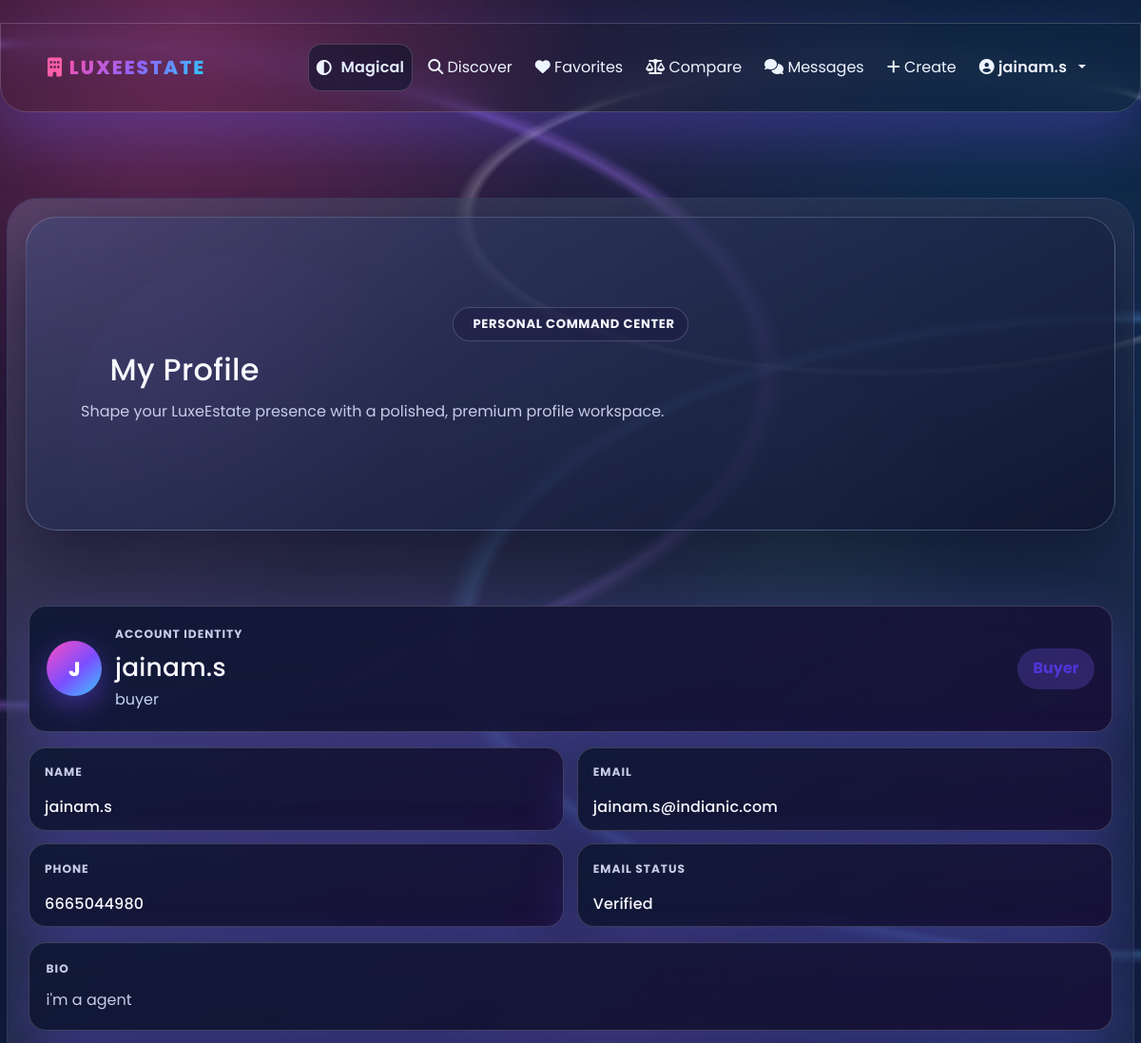
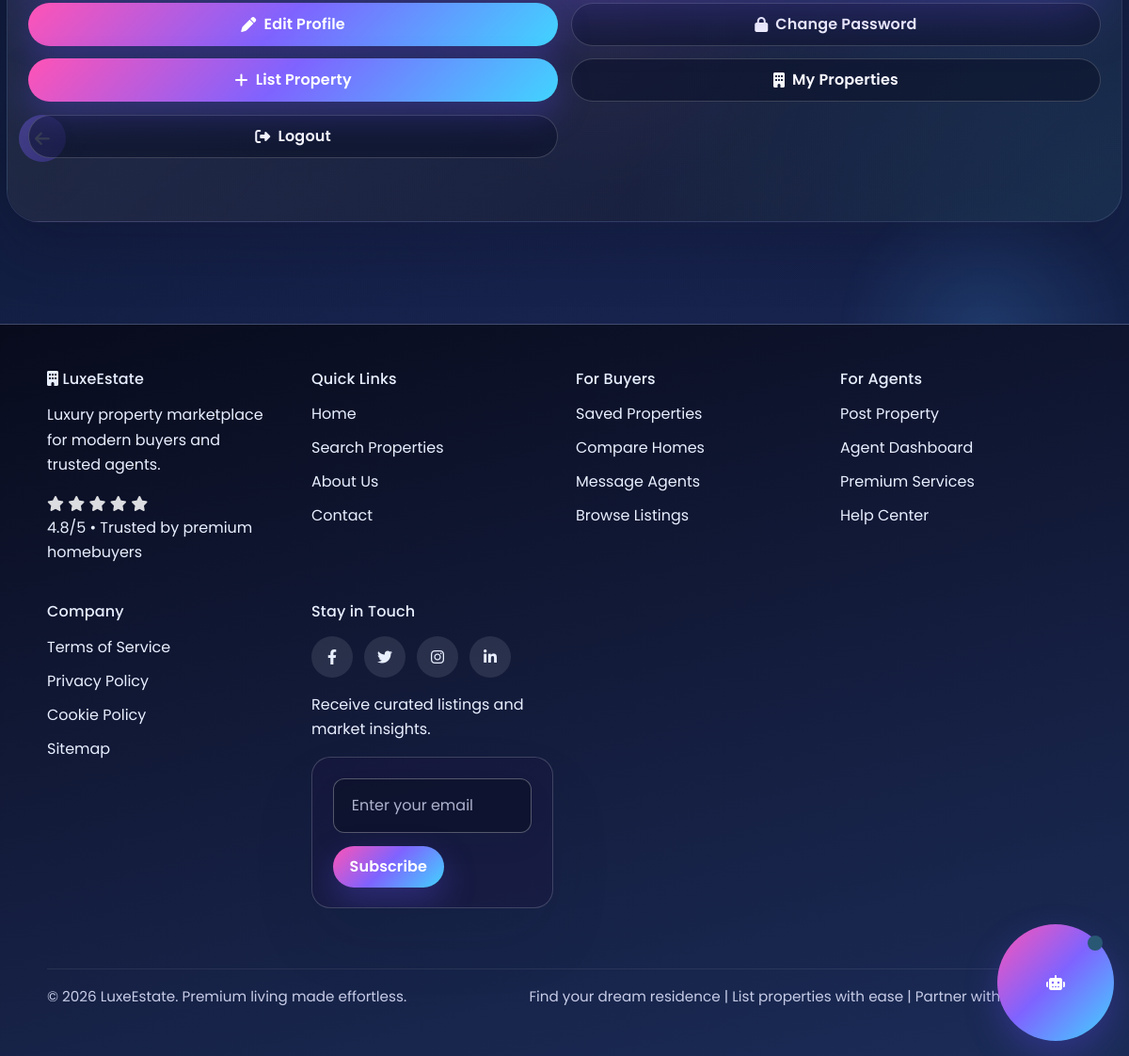
Page /auth/profile/ (signed in) on the committed database (2 pictures, top to bottom).
### accounts/models.py (models this page shows, shortened)
class Profile(models.Model):
    ROLE_CHOICES = [
        ('buyer', 'Buyer'),
        ('owner', 'Owner'),
        ('agent', 'Agent'),
        ('admin', 'Admin'),
    ]
    user = models.OneToOneField(User, on_delete=models.CASCADE, related_name='profile')
    role = models.CharField(max_length=10, choices=ROLE_CHOICES, default='buyer')
    phone = models.CharField(max_length=15, blank=True, null=True)
    bio = models.TextField(blank=True, null=True)
    profile_picture = models.ImageField(upload_to='profile_pictures/', blank=True, null=True)
    email_verified = models.BooleanField(default=False)
    otp_code = models.CharField(max_length=6, blank=True, null=True)
    otp_created_at = models.DateTimeField(blank=True, null=True)
    google_id = models.CharField(max_length=100, blank=True, null=True, unique=True)
    is_google_account = models.BooleanField(default=False)
    favorite_cities = models.TextField(blank=True, null=True, help_text="Comma-separated cities")
    preferred_property_type = models.CharField(max_length=50, blank=True, null=True)
    rating = models.FloatField(default=0, validators=[MinValueValidator(0), MaxValueValidator(5)])
    total_reviews = models.PositiveIntegerField(default=0)
    last_login_ip = models.GenericIPAddressField(blank=True, null=True)
    created_at = models.DateTimeField(auto_now_add=True, null=True)
    updated_at = models.DateTimeField(auto_now=True)

### accounts/views.py (the view)
# urls.py: path('profile/', views.profile_view, name='profile'),
@login_required
def profile_view(request):
    return render(request, 'accounts/profile.html', {'profile': request.user.profile})

### templates/accounts/profile.html (shortened to what this page needs)
﻿{% extends 'base.html' %}
{% block content %}
<section class="hero-section profile-hero">
    <div class="container text-center">
        <span class="messages-kicker"> Personal Command Center</span>
        <h1>My Profile</h1>
        <p>Shape your LuxeEstate presence with a polished, premium profile workspace.</p>
    </div>
</section>
<section class="container page-section profile-revamp-shell">
    <div class="profile-identity-panel card-panel">
        <div class="profile-identity-main">
            <div class="profile-avatar-orb">
                {{ profile.user.first_name|default:profile.user.username|slice:":1"|upper }}
            </div>
            <div>
                <p class="profile-label mb-2">Account Identity</p>
                <h2 class="mb-1">{{ profile.user.get_full_name|default:profile.user.username }}</h2>
                <p class="text-secondary mb-0">{{ profile.role|default:profile.get_role_display }}</p>
            </div>
        </div>
        <span class="profile-role-pill">{{ profile.get_role_display }}</span>
    </div>
    <div class="profile-details-grid">
        <article class="card-panel profile-data-card">
            <p class="profile-label">Name</p>
            <h4>{{ profile.user.get_full_name|default:profile.user.username }}</h4>
        </article>
        <article class="card-panel profile-data-card">
            <p class="profile-label">Email</p>
            <h4>{{ profile.user.email }}</h4>
        </article>
        <article class="card-panel profile-data-card">
            <p class="profile-label">Phone</p>
            <h4>{{ profile.phone|default:'Not set' }}</h4>
        </article>
        <article class="card-panel profile-data-card">
            <p class="profile-label">Email Status</p>
            <h4>{{ profile.email_verified|yesno:'Verified,Not Verified' }}</h4>
        </article>
    </div>
    <div class="card-panel profile-bio-card">
        <p class="profile-label mb-2">Bio</p>
        <p class="mb-0">{{ profile.bio|default:'No bio yet.' }}</p>
    </div>
    <div class="profile-action-grid">
        <a href="{% url 'accounts:edit_profile' %}" class="btn btn-magical profile-action-btn"><i class="fas fa-pen"></i> Edit Profile</a>
        <a href="{% url 'account_change_password' %}" class="btn btn-outline-magical profile-action-btn"><i class="fas fa-lock"></i> Change Password</a>
        <a href="{% url 'properties:add_property' %}" class="btn btn-magical profile-action-btn"><i class="fas fa-plus"></i> List Property</a>
        <a href="{% url 'properties:my_properties' %}" class="btn btn-outline-magical profile-action-btn"><i class="fas fa-building"></i> My Properties</a>
        <a href="{% url 'accounts:logout' %}" class="btn btn-outline-magical profile-action-btn"><i class="fas fa-sign-out-alt"></i> Logout</a>
    </div>
</section>
{% endblock %}

### templates/base.html (shortened to what this page needs)
{% load static %}
<!DOCTYPE html>
<html lang="en" data-theme="magical">
<head>
    <link href="https://cdn.jsdelivr.net/npm/bootstrap@5.3.0/dist/css/bootstrap.min.css" rel="stylesheet">
    <link rel="stylesheet" href="https://cdnjs.cloudflare.com/ajax/libs/font-awesome/6.4.0/css/all.min.css">
    <link rel="stylesheet" href="{% static 'css/style.css' %}">
</head>
<body class="magical-site-shell">
    <div class="magical-orb orb-1" aria-hidden="true"></div>
    <div class="magical-orb orb-2" aria-hidden="true"></div>
    <div class="magical-orb orb-3" aria-hidden="true"></div>
    <div class="magical-orb orb-4" aria-hidden="true"></div>
    <div class="magical-orb orb-5" aria-hidden="true"></div>
    <div class="magical-particles" aria-hidden="true">
    </div>
    <nav class="navbar navbar-expand-lg navbar-magical floating-nav">
        <div class="container">
            <a class="navbar-brand magical-brand" href="{% url 'properties:home' %}">
                <div class="brand-glow">
                    <i class="fas fa-building"></i>
                    <span>LuxeEstate</span>
                </div>
            </a>
            <div class="collapse navbar-collapse" id="navbarNav">
                <ul class="navbar-nav ms-auto align-items-center navbar-links-magical">
                    <li class="nav-item">
                        <button
                            type="button"
                            class="nav-link theme-toggle-btn magical-toggle"
                            id="themeToggle"
                            aria-label="Toggle theme"
                            title="Toggle theme">
                            <i class="fas fa-circle-half-stroke"></i>
                            <span class="theme-toggle-label">Theme</span>
                        </button>
                    </li>
                    <li class="nav-item">
                        <a class="nav-link magical-link" href="{% url 'properties:home' %}">
                            <i class="fas fa-search"></i> Discover
                        </a>
                    </li>
                    {% if user.is_authenticated %}
                        <li class="nav-item">
                            <a class="nav-link magical-link" href="{% url 'favorites:favorite_list' %}">
                                <i class="fas fa-heart"></i> Favorites
                            </a>
                        </li>
                        <li class="nav-item">
                            <a class="nav-link magical-link" href="{% url 'properties:comparison_list' %}">
                                <i class="fas fa-balance-scale"></i> Compare
                            </a>
                        </li>
                        <li class="nav-item">
                            <a class="nav-link magical-link" href="{% url 'messaging:contact_list' %}">
                                <i class="fas fa-comments"></i> Messages
                            </a>
                        </li>
                        <li class="nav-item">
                            <a class="nav-link magical-link" href="{% url 'properties:add_property' %}">
                                <i class="fas fa-plus"></i> Create
                            </a>
                        </li>
                        <li class="nav-item dropdown">
                            <a class="nav-link dropdown-toggle magical-dropdown" href="#" role="button" data-bs-toggle="dropdown">
                                <i class="fas fa-user-circle"></i> {{ user.first_name|default:user.username }}
                            </a>
                        </li>
                    {% endif %}
                </ul>
            </div>
        </div>
    </nav>
    {% if request.resolver_match.url_name != 'home' %}
    <button class="floating-back-btn" onclick="window.history.back()" aria-label="Go back" title="Go back to previous page">
        <i class="fas fa-arrow-left"></i>
    </button>
    {% endif %}
    <main class="magical-main-content page-wrapper">
        <section class="global-creative-shell">
            <div class="global-creative-shell-inner">
                {% block content %}{% endblock %}
            </div>
        </section>
    </main>
    <footer class="mt-5 site-footer magical-footer">
        <div class="container">
            <div class="footer-content magical-footer-content">
                <div class="footer-section magical-section">
                    <h4><i class="fas fa-building"></i> LuxeEstate</h4>
                    <p>Luxury property marketplace for modern buyers and trusted agents.</p>
                    <div class="rating-stars magical-stars">
                        <i class="fas fa-star star magical-star"></i>
                        <i class="fas fa-star star magical-star"></i>
                        <i class="fas fa-star star magical-star"></i>
                        <i class="fas fa-star star magical-star"></i>
                        <i class="fas fa-star star magical-star"></i>
                    </div>
                    <p class="footer-trust">4.8/5 • Trusted by premium homebuyers</p>
                </div>
                <div class="footer-section magical-section">
                    <h4>Quick Links</h4>
                    <ul>
                        <li><a href="{% url 'properties:home' %}">Home</a></li>
                        <li><a href="{% url 'properties:search' %}">Search Properties</a></li>
                        <li><a href="/about/">About Us</a></li>
                        <li><a href="/contact/">Contact</a></li>
                    </ul>
                </div>
                <div class="footer-section magical-section">
                    <h4>For Buyers</h4>
                    <ul>
                        <li><a href="{% url 'favorites:favorite_list' %}">Saved Properties</a></li>
                        <li><a href="{% url 'properties:comparison_list' %}">Compare Homes</a></li>
                        <li><a href="{% url 'messaging:contact_list' %}">Message Agents</a></li>
                        <li><a href="{% url 'properties:home' %}">Browse Listings</a></li>
                    </ul>
                </div>
                <div class="footer-section magical-section">
                    <h4>For Agents</h4>
                    <ul>
                        <li><a href="{% url 'properties:add_property' %}">Post Property</a></li>
                        <li><a href="{% url 'accounts:dashboard' %}">Agent Dashboard</a></li>
                        <li><a href="{% url 'payments:pricing' %}">Premium Services</a></li>
                        <li><a href="{% url 'properties:home' %}">Help Center</a></li>
                    </ul>
                </div>
                <div class="footer-section magical-section">
                    <h4>Company</h4>
                    <ul>
                        <li><a href="{% url 'terms' %}">Terms of Service</a></li>
                        <li><a href="{% url 'privacy' %}">Privacy Policy</a></li>
                        <li><a href="{% url 'cookies' %}">Cookie Policy</a></li>
                        <li><a href="{% url 'sitemap' %}">Sitemap</a></li>
                    </ul>
                </div>
                <div class="footer-section magical-section">
                    <h4>Stay in Touch</h4>
                    <div class="footer-social-links magical-social">
                        <a href="#" class="footer-social-icon magical-icon">
                            <i class="fab fa-facebook-f"></i>
                        </a>
                        <a href="#" class="footer-social-icon magical-icon">
                            <i class="fab fa-twitter"></i>
                        </a>
                        <a href="#" class="footer-social-icon magical-icon">
                            <i class="fab fa-instagram"></i>
                        </a>
                        <a href="#" class="footer-social-icon magical-icon">
                            <i class="fab fa-linkedin-in"></i>
                        </a>
                    </div>
                    <p class="footer-newsletter-copy">Receive curated listings and market insights.</p>
                    <form class="footer-newsletter-form magical-form">
                        <input type="email" placeholder="Enter your email" class="footer-newsletter-input magical-input">
                        <button type="submit" class="btn btn-magical footer-newsletter-btn">Subscribe</button>
                    </form>
                </div>
            </div>
            <div class="footer-bottom magical-bottom">
                <p>&copy; 2026 LuxeEstate. Premium living made effortless.</p>
                <p>Find your dream residence | List properties with ease | Partner with top agents</p>
            </div>
        </div>
    </footer>
    <div class="ai-concierge-widget magical-ai-widget" id="aiConciergeWidget" data-chat-endpoint="{% url 'properties:chatbot_response' %}">
        <button type="button" id="aiConciergeToggle" class="ai-concierge-toggle magical-ai-toggle" aria-label="Open AI concierge">
            <span class="ai-toggle-ping magical-ping" aria-hidden="true"></span>
            <i class="fas fa-robot"></i>
        </button>
    </div>
</body>
</html>

### rows in the picture
Profile: user.first_name "J", user.get_full_name "jainam.s", role "buyer", role "Buyer", user.email "jainam.s@indianic.com", phone "6665044980", email_verified "Verified", bio "i'm a agent"

### other values in the picture
{{ user.first_name|default:user.username }} "jainam.s"
